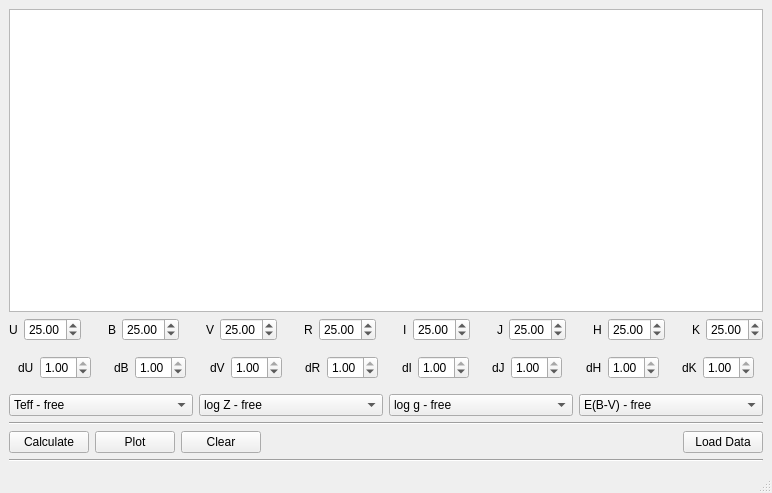
<?xml version="1.0" encoding="UTF-8"?>
<ui version="4.0">
 <class>MainWindow</class>
 <widget class="QMainWindow" name="MainWindow">
  <property name="geometry">
   <rect>
    <x>0</x>
    <y>0</y>
    <width>772</width>
    <height>493</height>
   </rect>
  </property>
  <property name="windowTitle">
   <string>Star Typer</string>
  </property>
  <widget class="QWidget" name="centralwidget">
   <layout class="QGridLayout" name="gridLayout">
    <item row="0" column="0">
     <layout class="QVBoxLayout" name="verticalLayout">
      <item>
       <widget class="QPlainTextEdit" name="Output"/>
      </item>
      <item>
       <layout class="QHBoxLayout" name="horizontalLayout_2">
        <item>
         <widget class="QLabel" name="label_8">
          <property name="text">
           <string>U</string>
          </property>
          <property name="buddy">
           <cstring>Ubox</cstring>
          </property>
         </widget>
        </item>
        <item>
         <widget class="QDoubleSpinBox" name="Ubox">
          <property name="value">
           <double>25.000000000000000</double>
          </property>
         </widget>
        </item>
        <item>
         <spacer name="horizontalSpacer_8">
          <property name="orientation">
           <enum>Qt::Horizontal</enum>
          </property>
          <property name="sizeHint" stdset="0">
           <size>
            <width>40</width>
            <height>20</height>
           </size>
          </property>
         </spacer>
        </item>
        <item>
         <widget class="QLabel" name="label">
          <property name="text">
           <string>B</string>
          </property>
          <property name="buddy">
           <cstring>Bbox</cstring>
          </property>
         </widget>
        </item>
        <item>
         <widget class="QDoubleSpinBox" name="Bbox">
          <property name="value">
           <double>25.000000000000000</double>
          </property>
         </widget>
        </item>
        <item>
         <spacer name="horizontalSpacer_2">
          <property name="orientation">
           <enum>Qt::Horizontal</enum>
          </property>
          <property name="sizeHint" stdset="0">
           <size>
            <width>40</width>
            <height>20</height>
           </size>
          </property>
         </spacer>
        </item>
        <item>
         <widget class="QLabel" name="label_2">
          <property name="text">
           <string>V</string>
          </property>
          <property name="buddy">
           <cstring>Vbox</cstring>
          </property>
         </widget>
        </item>
        <item>
         <widget class="QDoubleSpinBox" name="Vbox">
          <property name="value">
           <double>25.000000000000000</double>
          </property>
         </widget>
        </item>
        <item>
         <spacer name="horizontalSpacer_3">
          <property name="orientation">
           <enum>Qt::Horizontal</enum>
          </property>
          <property name="sizeHint" stdset="0">
           <size>
            <width>40</width>
            <height>20</height>
           </size>
          </property>
         </spacer>
        </item>
        <item>
         <widget class="QLabel" name="label_3">
          <property name="text">
           <string>R</string>
          </property>
          <property name="buddy">
           <cstring>Rbox</cstring>
          </property>
         </widget>
        </item>
        <item>
         <widget class="QDoubleSpinBox" name="Rbox">
          <property name="value">
           <double>25.000000000000000</double>
          </property>
         </widget>
        </item>
        <item>
         <spacer name="horizontalSpacer_4">
          <property name="orientation">
           <enum>Qt::Horizontal</enum>
          </property>
          <property name="sizeHint" stdset="0">
           <size>
            <width>40</width>
            <height>20</height>
           </size>
          </property>
         </spacer>
        </item>
        <item>
         <widget class="QLabel" name="label_4">
          <property name="text">
           <string>I</string>
          </property>
          <property name="buddy">
           <cstring>Ibox</cstring>
          </property>
         </widget>
        </item>
        <item>
         <widget class="QDoubleSpinBox" name="Ibox">
          <property name="value">
           <double>25.000000000000000</double>
          </property>
         </widget>
        </item>
        <item>
         <spacer name="horizontalSpacer_5">
          <property name="orientation">
           <enum>Qt::Horizontal</enum>
          </property>
          <property name="sizeHint" stdset="0">
           <size>
            <width>40</width>
            <height>20</height>
           </size>
          </property>
         </spacer>
        </item>
        <item>
         <widget class="QLabel" name="label_5">
          <property name="text">
           <string>J</string>
          </property>
          <property name="buddy">
           <cstring>Jbox</cstring>
          </property>
         </widget>
        </item>
        <item>
         <widget class="QDoubleSpinBox" name="Jbox">
          <property name="value">
           <double>25.000000000000000</double>
          </property>
         </widget>
        </item>
        <item>
         <spacer name="horizontalSpacer_6">
          <property name="orientation">
           <enum>Qt::Horizontal</enum>
          </property>
          <property name="sizeHint" stdset="0">
           <size>
            <width>40</width>
            <height>20</height>
           </size>
          </property>
         </spacer>
        </item>
        <item>
         <widget class="QLabel" name="label_6">
          <property name="text">
           <string>H</string>
          </property>
          <property name="buddy">
           <cstring>Hbox</cstring>
          </property>
         </widget>
        </item>
        <item>
         <widget class="QDoubleSpinBox" name="Hbox">
          <property name="value">
           <double>25.000000000000000</double>
          </property>
         </widget>
        </item>
        <item>
         <spacer name="horizontalSpacer_7">
          <property name="orientation">
           <enum>Qt::Horizontal</enum>
          </property>
          <property name="sizeHint" stdset="0">
           <size>
            <width>40</width>
            <height>20</height>
           </size>
          </property>
         </spacer>
        </item>
        <item>
         <widget class="QLabel" name="label_7">
          <property name="text">
           <string>K</string>
          </property>
          <property name="buddy">
           <cstring>Kbox</cstring>
          </property>
         </widget>
        </item>
        <item>
         <widget class="QDoubleSpinBox" name="Kbox">
          <property name="value">
           <double>25.000000000000000</double>
          </property>
         </widget>
        </item>
       </layout>
      </item>
      <item>
       <widget class="QFrame" name="frame">
        <property name="frameShape">
         <enum>QFrame::NoFrame</enum>
        </property>
        <property name="frameShadow">
         <enum>QFrame::Plain</enum>
        </property>
        <property name="lineWidth">
         <number>0</number>
        </property>
        <layout class="QHBoxLayout" name="horizontalLayout_5">
         <item>
          <widget class="QLabel" name="label_15">
           <property name="text">
            <string>dU</string>
           </property>
           <property name="buddy">
            <cstring>Ubox</cstring>
           </property>
          </widget>
         </item>
         <item>
          <widget class="QDoubleSpinBox" name="Ubox_2">
           <property name="minimum">
            <double>0.010000000000000</double>
           </property>
           <property name="maximum">
            <double>1.000000000000000</double>
           </property>
           <property name="singleStep">
            <double>0.100000000000000</double>
           </property>
           <property name="value">
            <double>1.000000000000000</double>
           </property>
          </widget>
         </item>
         <item>
          <spacer name="horizontalSpacer_11">
           <property name="orientation">
            <enum>Qt::Horizontal</enum>
           </property>
           <property name="sizeHint" stdset="0">
            <size>
             <width>40</width>
             <height>20</height>
            </size>
           </property>
          </spacer>
         </item>
         <item>
          <widget class="QLabel" name="label_12">
           <property name="text">
            <string>dB</string>
           </property>
           <property name="buddy">
            <cstring>Bbox</cstring>
           </property>
          </widget>
         </item>
         <item>
          <widget class="QDoubleSpinBox" name="Bbox_2">
           <property name="minimum">
            <double>0.010000000000000</double>
           </property>
           <property name="maximum">
            <double>1.000000000000000</double>
           </property>
           <property name="singleStep">
            <double>0.100000000000000</double>
           </property>
           <property name="value">
            <double>1.000000000000000</double>
           </property>
          </widget>
         </item>
         <item>
          <spacer name="horizontalSpacer_9">
           <property name="orientation">
            <enum>Qt::Horizontal</enum>
           </property>
           <property name="sizeHint" stdset="0">
            <size>
             <width>40</width>
             <height>20</height>
            </size>
           </property>
          </spacer>
         </item>
         <item>
          <widget class="QLabel" name="label_11">
           <property name="text">
            <string>dV</string>
           </property>
           <property name="buddy">
            <cstring>Vbox</cstring>
           </property>
          </widget>
         </item>
         <item>
          <widget class="QDoubleSpinBox" name="Vbox_2">
           <property name="minimum">
            <double>0.010000000000000</double>
           </property>
           <property name="maximum">
            <double>1.000000000000000</double>
           </property>
           <property name="singleStep">
            <double>0.100000000000000</double>
           </property>
           <property name="value">
            <double>1.000000000000000</double>
           </property>
          </widget>
         </item>
         <item>
          <spacer name="horizontalSpacer_12">
           <property name="orientation">
            <enum>Qt::Horizontal</enum>
           </property>
           <property name="sizeHint" stdset="0">
            <size>
             <width>40</width>
             <height>20</height>
            </size>
           </property>
          </spacer>
         </item>
         <item>
          <widget class="QLabel" name="label_14">
           <property name="text">
            <string>dR</string>
           </property>
           <property name="buddy">
            <cstring>Rbox</cstring>
           </property>
          </widget>
         </item>
         <item>
          <widget class="QDoubleSpinBox" name="Rbox_2">
           <property name="minimum">
            <double>0.010000000000000</double>
           </property>
           <property name="maximum">
            <double>1.000000000000000</double>
           </property>
           <property name="singleStep">
            <double>0.100000000000000</double>
           </property>
           <property name="value">
            <double>1.000000000000000</double>
           </property>
          </widget>
         </item>
         <item>
          <spacer name="horizontalSpacer_14">
           <property name="orientation">
            <enum>Qt::Horizontal</enum>
           </property>
           <property name="sizeHint" stdset="0">
            <size>
             <width>40</width>
             <height>20</height>
            </size>
           </property>
          </spacer>
         </item>
         <item>
          <widget class="QLabel" name="label_9">
           <property name="text">
            <string>dI</string>
           </property>
           <property name="buddy">
            <cstring>Ibox</cstring>
           </property>
          </widget>
         </item>
         <item>
          <widget class="QDoubleSpinBox" name="Ibox_2">
           <property name="minimum">
            <double>0.010000000000000</double>
           </property>
           <property name="maximum">
            <double>1.000000000000000</double>
           </property>
           <property name="singleStep">
            <double>0.100000000000000</double>
           </property>
           <property name="value">
            <double>1.000000000000000</double>
           </property>
          </widget>
         </item>
         <item>
          <spacer name="horizontalSpacer_10">
           <property name="orientation">
            <enum>Qt::Horizontal</enum>
           </property>
           <property name="sizeHint" stdset="0">
            <size>
             <width>40</width>
             <height>20</height>
            </size>
           </property>
          </spacer>
         </item>
         <item>
          <widget class="QLabel" name="label_13">
           <property name="text">
            <string>dJ</string>
           </property>
           <property name="buddy">
            <cstring>Jbox</cstring>
           </property>
          </widget>
         </item>
         <item>
          <widget class="QDoubleSpinBox" name="Jbox_2">
           <property name="minimum">
            <double>0.010000000000000</double>
           </property>
           <property name="maximum">
            <double>1.000000000000000</double>
           </property>
           <property name="singleStep">
            <double>0.100000000000000</double>
           </property>
           <property name="value">
            <double>1.000000000000000</double>
           </property>
          </widget>
         </item>
         <item>
          <spacer name="horizontalSpacer_15">
           <property name="orientation">
            <enum>Qt::Horizontal</enum>
           </property>
           <property name="sizeHint" stdset="0">
            <size>
             <width>40</width>
             <height>20</height>
            </size>
           </property>
          </spacer>
         </item>
         <item>
          <widget class="QLabel" name="label_10">
           <property name="text">
            <string>dH</string>
           </property>
           <property name="buddy">
            <cstring>Hbox</cstring>
           </property>
          </widget>
         </item>
         <item>
          <widget class="QDoubleSpinBox" name="Hbox_2">
           <property name="minimum">
            <double>0.010000000000000</double>
           </property>
           <property name="maximum">
            <double>1.000000000000000</double>
           </property>
           <property name="singleStep">
            <double>0.100000000000000</double>
           </property>
           <property name="value">
            <double>1.000000000000000</double>
           </property>
          </widget>
         </item>
         <item>
          <spacer name="horizontalSpacer_13">
           <property name="orientation">
            <enum>Qt::Horizontal</enum>
           </property>
           <property name="sizeHint" stdset="0">
            <size>
             <width>40</width>
             <height>20</height>
            </size>
           </property>
          </spacer>
         </item>
         <item>
          <widget class="QLabel" name="label_16">
           <property name="text">
            <string>dK</string>
           </property>
           <property name="buddy">
            <cstring>Kbox</cstring>
           </property>
          </widget>
         </item>
         <item>
          <widget class="QDoubleSpinBox" name="Kbox_2">
           <property name="minimum">
            <double>0.010000000000000</double>
           </property>
           <property name="maximum">
            <double>1.000000000000000</double>
           </property>
           <property name="singleStep">
            <double>0.100000000000000</double>
           </property>
           <property name="value">
            <double>1.000000000000000</double>
           </property>
          </widget>
         </item>
        </layout>
       </widget>
      </item>
      <item>
       <layout class="QHBoxLayout" name="horizontalLayout_3">
        <item>
         <widget class="QComboBox" name="TeffBox">
          <item>
           <property name="text">
            <string>Teff - free</string>
           </property>
          </item>
         </widget>
        </item>
        <item>
         <widget class="QComboBox" name="logZBox">
          <item>
           <property name="text">
            <string>log Z - free</string>
           </property>
          </item>
         </widget>
        </item>
        <item>
         <widget class="QComboBox" name="loggBox">
          <item>
           <property name="text">
            <string>log g - free</string>
           </property>
          </item>
         </widget>
        </item>
        <item>
         <widget class="QComboBox" name="EbvBox">
          <item>
           <property name="text">
            <string>E(B-V) - free</string>
           </property>
          </item>
         </widget>
        </item>
       </layout>
      </item>
      <item>
       <widget class="Line" name="line">
        <property name="orientation">
         <enum>Qt::Horizontal</enum>
        </property>
       </widget>
      </item>
      <item>
       <layout class="QHBoxLayout" name="horizontalLayout">
        <item>
         <widget class="QPushButton" name="calculateButton">
          <property name="text">
           <string>Calculate</string>
          </property>
         </widget>
        </item>
        <item>
         <widget class="QPushButton" name="plotButton">
          <property name="text">
           <string>Plot</string>
          </property>
         </widget>
        </item>
        <item>
         <widget class="QPushButton" name="clearButton">
          <property name="text">
           <string>Clear</string>
          </property>
         </widget>
        </item>
        <item>
         <spacer name="horizontalSpacer">
          <property name="orientation">
           <enum>Qt::Horizontal</enum>
          </property>
          <property name="sizeHint" stdset="0">
           <size>
            <width>40</width>
            <height>20</height>
           </size>
          </property>
         </spacer>
        </item>
        <item>
         <widget class="QPushButton" name="loadButton">
          <property name="text">
           <string>Load Data</string>
          </property>
         </widget>
        </item>
       </layout>
      </item>
     </layout>
    </item>
    <item row="1" column="0">
     <widget class="Line" name="line_2">
      <property name="orientation">
       <enum>Qt::Horizontal</enum>
      </property>
     </widget>
    </item>
   </layout>
  </widget>
  <widget class="QStatusBar" name="statusbar">
   <property name="autoFillBackground">
    <bool>true</bool>
   </property>
  </widget>
 </widget>
 <tabstops>
  <tabstop>Ubox</tabstop>
  <tabstop>Bbox</tabstop>
  <tabstop>Vbox</tabstop>
  <tabstop>Rbox</tabstop>
  <tabstop>Ibox</tabstop>
  <tabstop>Jbox</tabstop>
  <tabstop>Hbox</tabstop>
  <tabstop>Kbox</tabstop>
  <tabstop>calculateButton</tabstop>
  <tabstop>plotButton</tabstop>
  <tabstop>clearButton</tabstop>
  <tabstop>loadButton</tabstop>
  <tabstop>Output</tabstop>
 </tabstops>
 <resources/>
 <connections/>
</ui>
